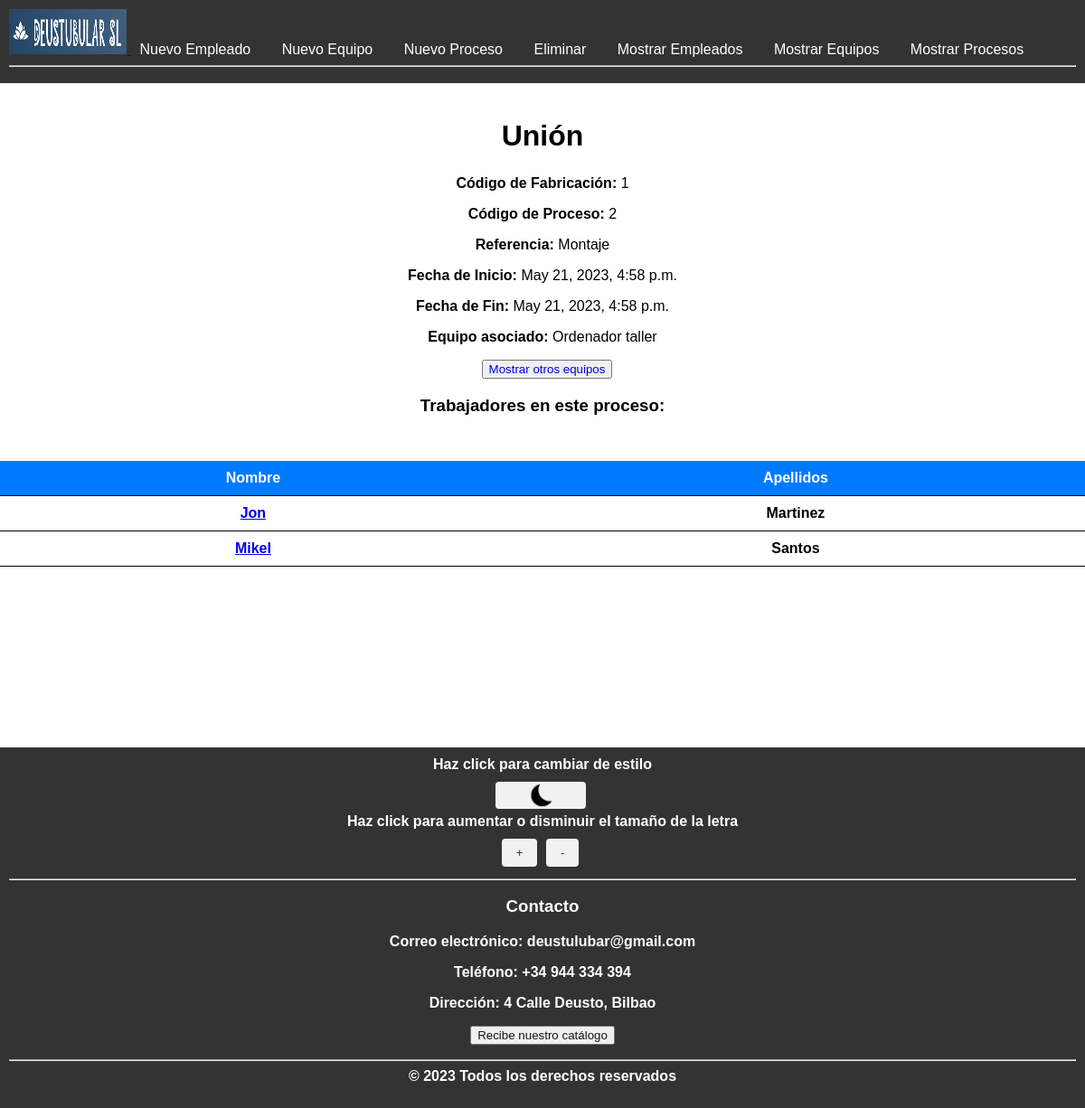
The app's page /procesos/2/, older data.
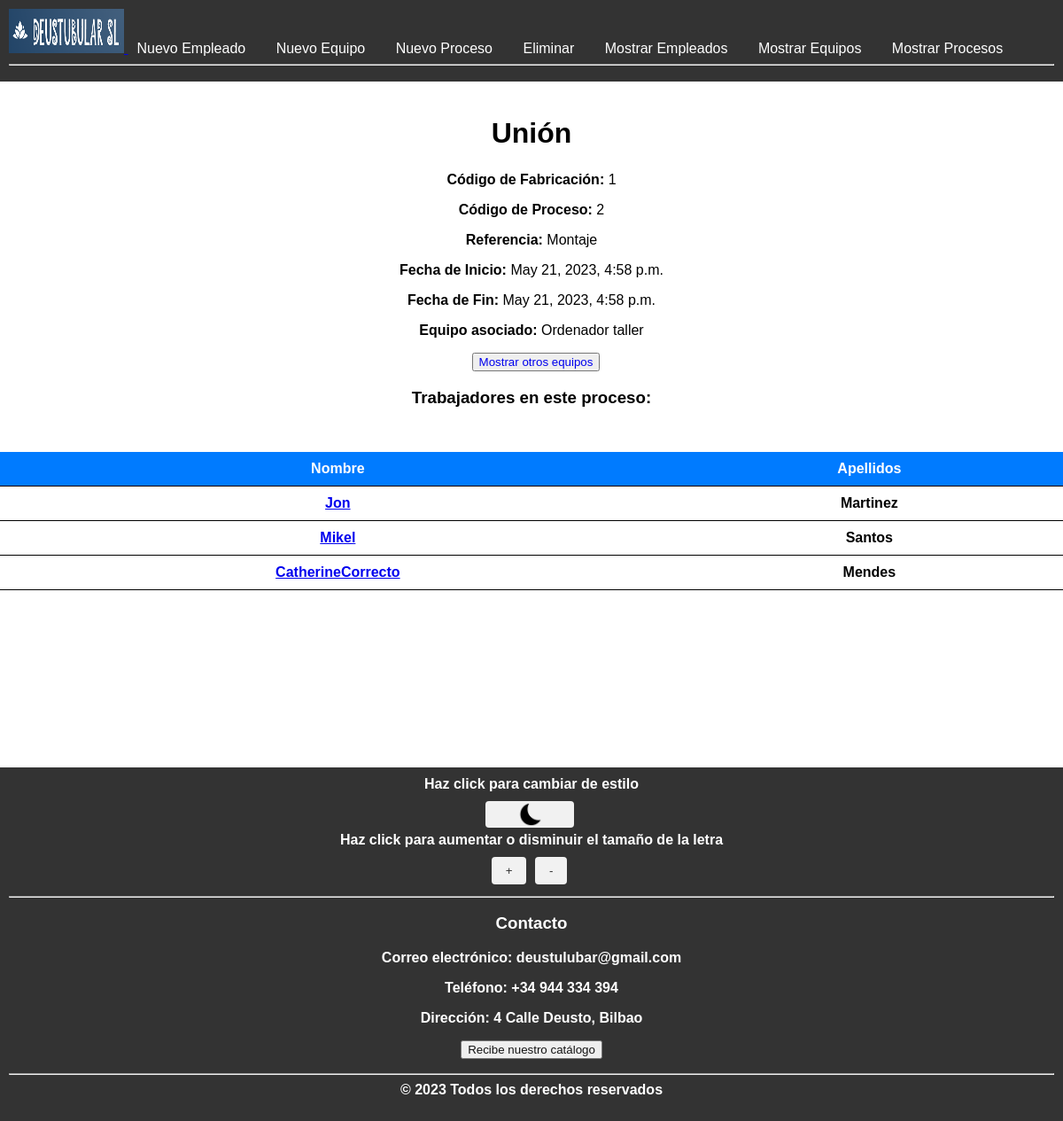
The same page, newer data.
### DeustubularSL_app/models.py (models this page shows, shortened)
class empleado (models.Model):
    nombre = models.CharField(max_length = 150)
    apellidos = models.CharField(max_length = 150)
    DNI = models.CharField(max_length = 150)
    email = models.CharField(max_length = 150)
    telfono = models.IntegerField (max_length=9,default=0)
    FKidProcesp = models.ForeignKey (proceso, on_delete = models.CASCADE)

### DeustubularSL_app/views.py (the view)
# urls.py: path('procesos/<int:proceso_id>/', views.detalle_proceso, name='detalle_proceso'),
def detalle_proceso(request, proceso_id):
    procesos = get_object_or_404(proceso, pk=proceso_id)
    empleados = empleado.objects.order_by('FKidProcesp')
    context = {
         'proceso': procesos,
         'empleados' : empleados
    }
    return render(request, 'DeustubularSL_app/proceso_detalle.html', context)

### DeustubularSL_app/models.py (called while the page is built)
    def __str__(self):
        return self.nombre

    def __str__(self):
        return self.nombre

### DeustubularSL_app/templates/DeustubularSL_app/proceso_detalle.html (shortened to what this page needs)
{% extends 'base.html' %}
{% block contenido %}
<h1>{{ proceso.nombre }}</h1>
<p><strong>Código de Fabricación: </strong>{{ proceso.ordenFabricacion }}</p>
<p><strong>Código de Proceso: </strong>{{ proceso.codigoProceso }}</p>
<p><strong>Referencia: </strong>{{ proceso.referencia }}</p>
<p><strong>Fecha de Inicio:</strong> {{ proceso.fechaIni }}</p>
<p><strong>Fecha de Fin:</strong> {{ proceso.fechaFin }}</p>
<p><strong>Equipo asociado: </strong>{{ proceso.FKidEquipo }}</p>
<p><button class="btn-mostrar-equipo"><a href="{% url 'listar_equipo' %}">Mostrar otros equipos</a></button></p>
<h3><strong>Trabajadores en este proceso: </h3>
<table>
  <thead>
    <tr>
      <th>Nombre</th>
      <th>Apellidos</th>
    </tr>
  </thead>
  <tbody>
    {% for empleado in empleados %}
    {% if empleado.FKidProcesp.nombre == proceso.nombre %}
    <tr>
      <td><a href="{% url 'detalle_empleado' empleado.id %}">{{ empleado.nombre }}</a></td>
      <td>{{ empleado.apellidos }}</td>
    </tr>
    {% endif %}
    {% endfor %}
  </tbody>
</table>
{% endblock %}

Row changes from the older to the newer data that the page shows:
added empleado: nombre "CatherineCorrecto", apellidos "Mendes"
